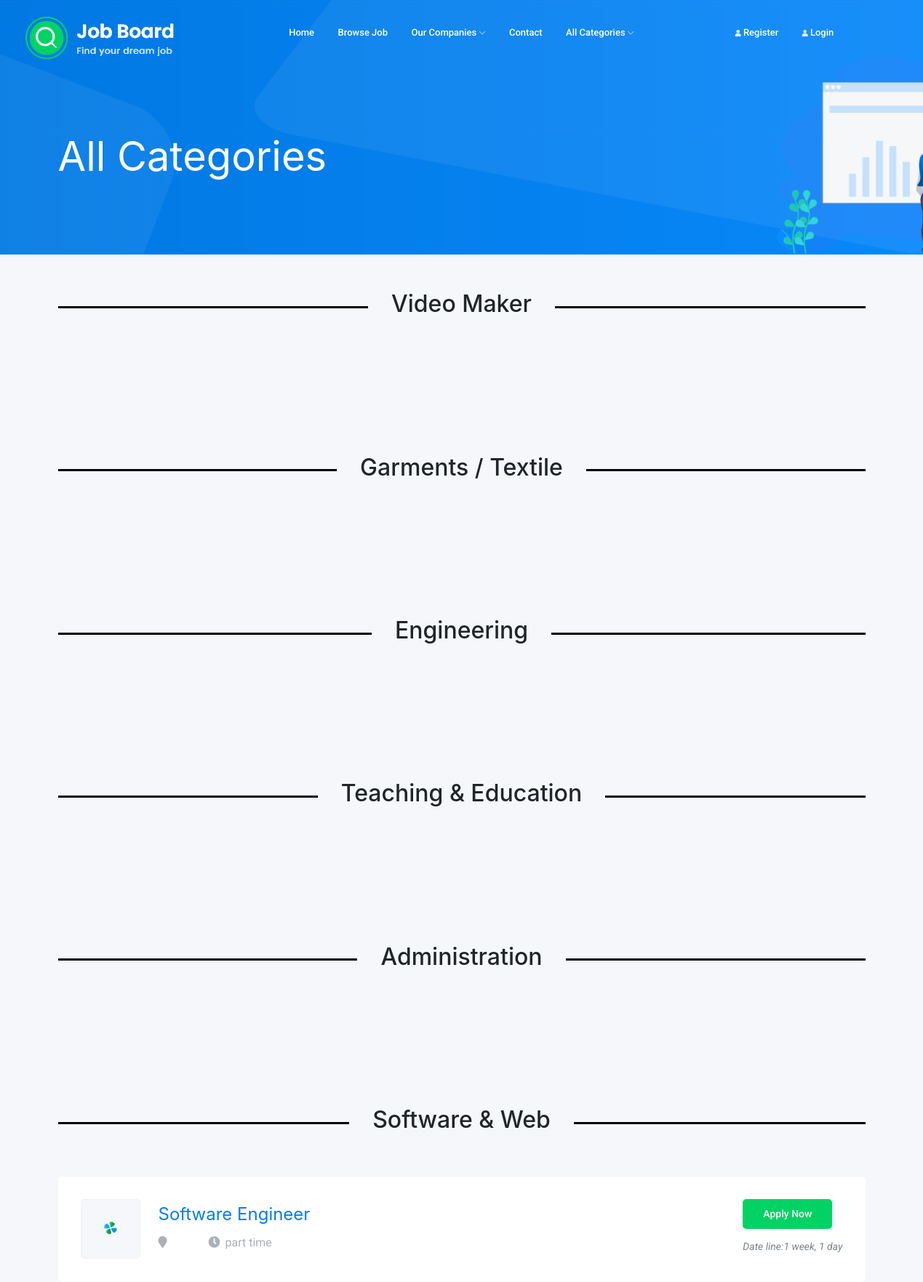
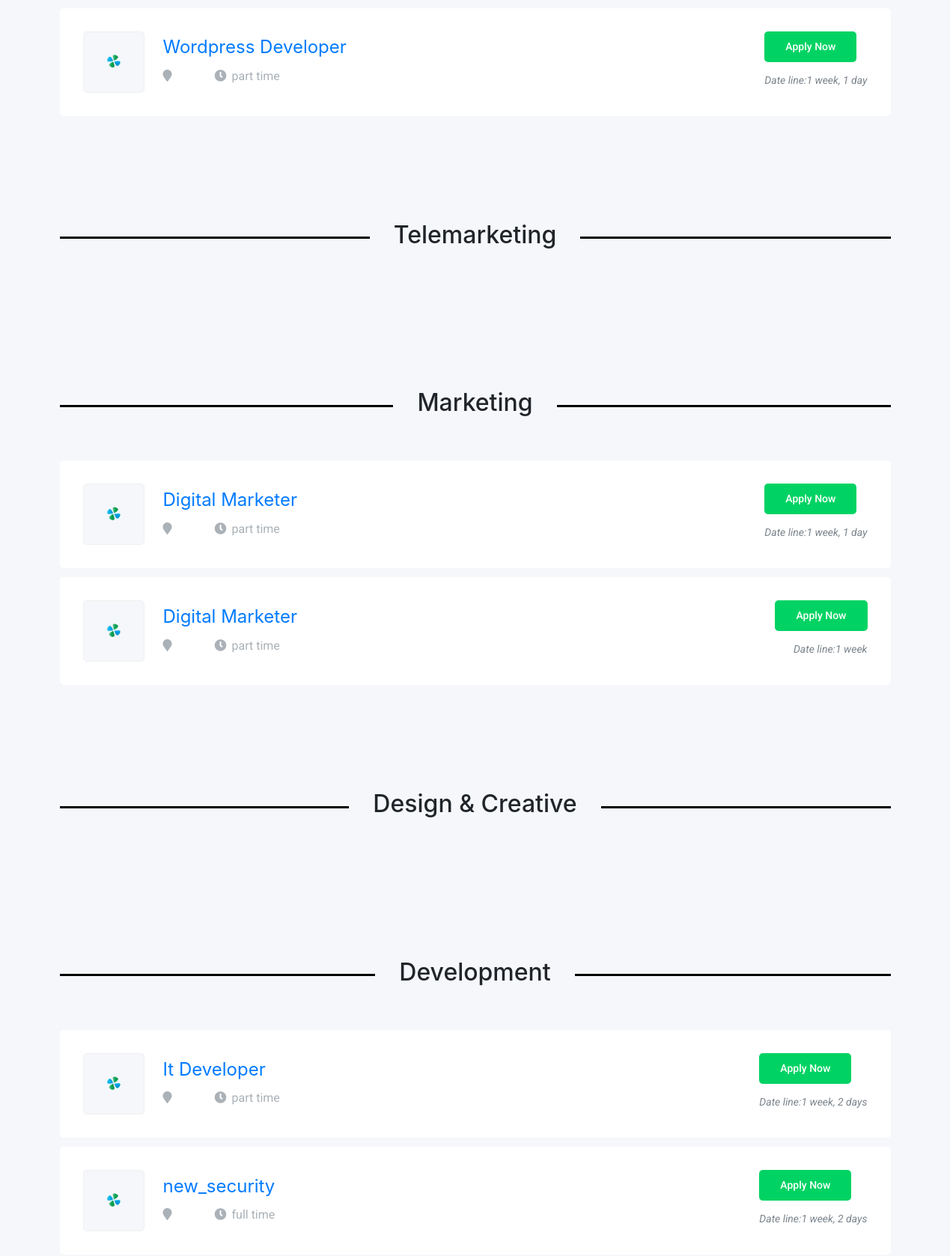
Page /all-category/ (upper part) on the committed database (2 pictures, top to bottom).
### job/models.py (models this page shows, shortened)
class Category(models.Model):
    title = models.CharField(max_length=50)
    slug = models.SlugField(null=True, blank=True)
    def __str__(self):
        return self.title

class Jobs(models.Model):
    category    = models.ForeignKey(Category, on_delete=models.CASCADE)
    title       = models.CharField(max_length=100)
    slug        = models.SlugField(null=True, blank=True)
    description = models.TextField(max_length=1000)
    prequests   = models.TextField(max_length=1000)
    benefits    = models.TextField(max_length=1000)
    job_type    = models.CharField(max_length=50,choices=JOB_TYPE,default='part_time')
    created_by  = models.ForeignKey(User,on_delete=models.CASCADE)
    salary      = models.PositiveIntegerField(default = 0)
    vacancy     = models.IntegerField(default=0)
    logo        = models.ImageField(upload_to='job_logo/',null=True,blank=True)
    supervisor  = models.ForeignKey(Company,on_delete=models.CASCADE)
    created_at  = models.DateTimeField(auto_now_add=True)
    view_count  = models.PositiveIntegerField(default = 0)
    location    = models.CharField(max_length=200)
    def __str__(self):
        return self.title

### job/views.py (the view)
# urls.py: path('all-category/',                    AllCategoryView.as_view(),           name='all_category'),
class AllCategoryView(TemplateView):
    template_name = 'jobs/allcategory.html'
    def get_context_data(self, **kwargs):
        context = super().get_context_data(**kwargs)
        context['all_category'] = Category.objects.all().order_by('-id')
        context['all_company'] = Company.objects.all().order_by('-id')
        return context

### job/models.py (called while the page is built)
    def __str__(self):
        return self.title

### job/templates/jobs/allcategory.html (shortened to what this page needs)
{% extends "base.html" %}
{% load static %}
{% block slider %}
<div class="bradcam_area bradcam_bg_1">
    <div class="container">
        <div class="row">
            <div class="col-xl-12">
                <div class="bradcam_text">
                    <h3>All Categories</h3>
                </div>
            </div>
       </div>
    </div>
</div>
{% endblock slider %}
{% block content %}
      {% for cat in all_category  %}
        <div class="job_listing_area">
            <div class="container pt-5">
                <div class="row align-items-center">
                    <div class="col-md-12 text-center">
                        <div class="separator">
                            <div class="line"></div>
                            <h2>{{cat}}</h2>
                            <div class="line"></div>
                          </div>
                    </div>
                </div>
                <div class="job_lists">
                    <div class="row ">
                        {% for job in cat.jobs_set.all  %}
                            <div class="col-lg-12 col-md-12">
                                <div class="single_jobs white-bg d-flex justify-content-between">
                                    <div class="jobs_left d-flex align-items-center">
                                        <div class="thumb">
                                            {% if job.logo %}
                                            <img src="{{job.logo.url}}" style="padding: 10px; width: 100%; border-radius: 25px;" alt="">
                                            {%else%}
                                            <img src="{% static 'img/logo.jpg' %}" style="padding: 10px;width: 100%;  border-radius: 25px;" alt="">
                                            {% endif %}
                                           </div>
                                        <div class="jobs_conetent">
                                            <a href="{% url 'job:job_details' job.id %}"><h4>{{job}}</h4></a>
                                            <div class="links_locat d-flex align-items-center">
                                                <div class="location">
                                                    <p> <i class="fa fa-map-marker"></i>{{job.location}}</p>
                                                </div>
                                                <div class="location">
                                                    <p> <i class="fa fa-clock-o"></i>{{job.job_type}}</p>
                                                </div>
                                            </div>
                                        </div>
                                    </div>
                                    <div class="jobs_right">
                                        <div class="apply_now">
                                            <a href="job_details.html" class="boxed-btn3">Apply Now</a>
                                        </div>
                                        <div class="date">
                                            <p>Date line:{{job.created_at | timesince}}</p>
                                        </div>
                                    </div>
                                </div>
                            </div>
                        {% endfor %}
                    </div>
                </div>
            </div>
        </div>
      {% endfor %}
{% endblock content %}

### job/templates/jobs/allcategory.html (style rules this page uses)
.separator { display:flex; align-items: center; }
.separator .line { height: 3px; flex: 1; background-color: #000; }
.separator h2 { padding: 0 2rem; }

### templates/base.html (style rules this page uses)
a { text-decoration: none; }

### rows in the picture
Category: title "Video Maker"
Category: title "Garments / Textile"
Category: title "Engineering"
Category: title "Teaching & Education"
Category: title "Administration"
Category: title "Software & Web"
Jobs: title "Software Engineer", job_type "part time", created_at "1 week, 1 day"
Jobs: title "Wordpress Developer", job_type "part time", created_at "1 week, 1 day"
Category: title "Telemarketing"
Category: title "Marketing"
Jobs: title "Digital Marketer", job_type "part time", created_at "1 week, 1 day"
Jobs: title "Digital Marketer", job_type "part time", created_at "1 week"
Category: title "Design & Creative"
Category: title "Development"
Jobs: title "It Developer", job_type "part time", created_at "1 week, 2 days"
Jobs: title "new_security", job_type "full time", created_at "1 week, 2 days"
